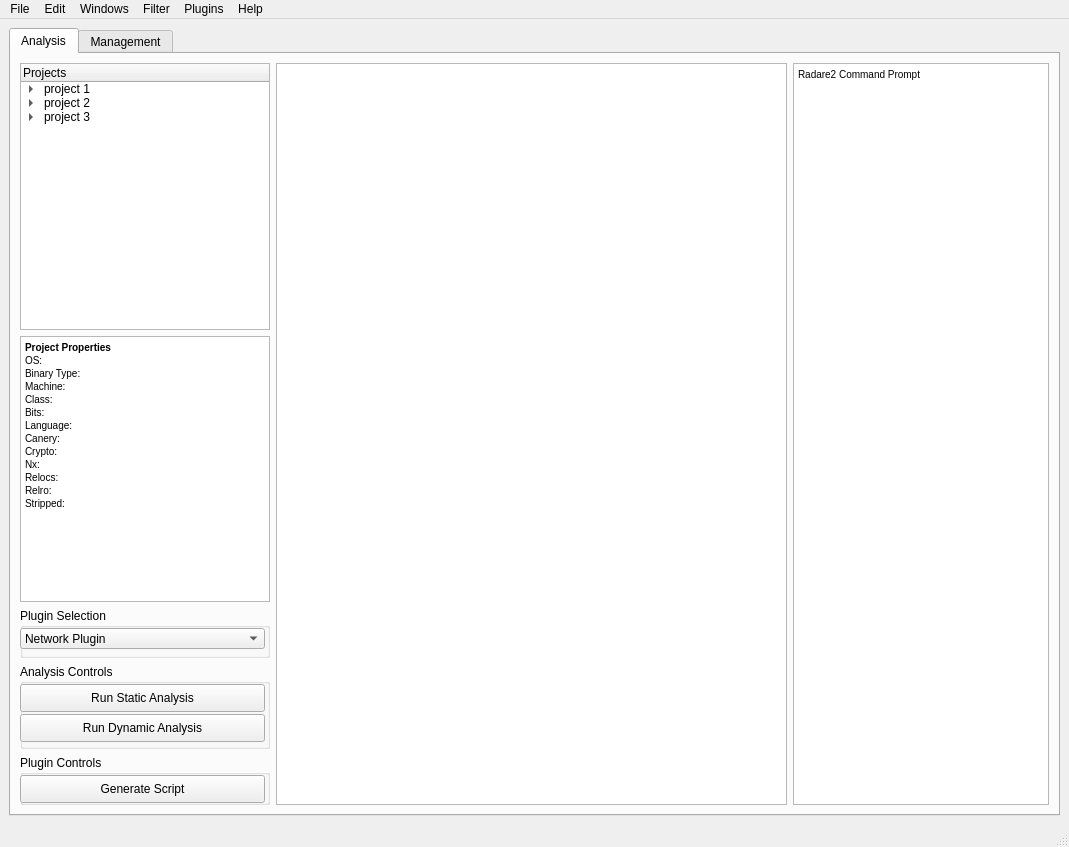
<?xml version="1.0" encoding="UTF-8"?>
<ui version="4.0">
 <class>BATT5</class>
 <widget class="QMainWindow" name="BATT5">
  <property name="geometry">
   <rect>
    <x>0</x>
    <y>0</y>
    <width>1069</width>
    <height>847</height>
   </rect>
  </property>
  <property name="windowTitle">
   <string>MainWindow</string>
  </property>
  <widget class="QWidget" name="centralwidget">
   <layout class="QGridLayout" name="gridLayout">
    <item row="0" column="1" rowspan="8">
     <widget class="QTabWidget" name="tabs">
      <property name="currentIndex">
       <number>0</number>
      </property>
      <widget class="QWidget" name="analysis_tab">
       <attribute name="title">
        <string>Analysis</string>
       </attribute>
       <layout class="QHBoxLayout" name="horizontalLayout_2">
        <item>
         <layout class="QHBoxLayout" name="horizontalLayout_3">
          <item>
           <layout class="QVBoxLayout" name="verticalLayout">
            <item alignment="Qt::AlignLeft">
             <widget class="QTreeWidget" name="projectNavigator">
              <property name="minimumSize">
               <size>
                <width>250</width>
                <height>0</height>
               </size>
              </property>
              <property name="maximumSize">
               <size>
                <width>250</width>
                <height>16777215</height>
               </size>
              </property>
              <column>
               <property name="text">
                <string>Projects</string>
               </property>
              </column>
              <item>
               <property name="text">
                <string>project 1</string>
               </property>
               <item>
                <property name="text">
                 <string>C:users/custom_path/executable.exe</string>
                </property>
               </item>
              </item>
              <item>
               <property name="text">
                <string>project 2</string>
               </property>
               <item>
                <property name="text">
                 <string>C:path/some/random/path/ping.exe</string>
                </property>
               </item>
              </item>
              <item>
               <property name="text">
                <string>project 3</string>
               </property>
               <item>
                <property name="text">
                 <string>C:Documents/docs/idk/executable.exe</string>
                </property>
               </item>
              </item>
             </widget>
            </item>
            <item alignment="Qt::AlignLeft">
             <widget class="QTextBrowser" name="textBrowser">
              <property name="minimumSize">
               <size>
                <width>250</width>
                <height>0</height>
               </size>
              </property>
              <property name="maximumSize">
               <size>
                <width>250</width>
                <height>16777215</height>
               </size>
              </property>
              <property name="html">
               <string>&lt;!DOCTYPE HTML PUBLIC &quot;-//W3C//DTD HTML 4.0//EN&quot; &quot;http://www.w3.org/TR/REC-html40/strict.dtd&quot;&gt;
&lt;html&gt;&lt;head&gt;&lt;meta name=&quot;qrichtext&quot; content=&quot;1&quot; /&gt;&lt;style type=&quot;text/css&quot;&gt;
p, li { white-space: pre-wrap; }
&lt;/style&gt;&lt;/head&gt;&lt;body style=&quot; font-family:'MS Shell Dlg 2'; font-size:7.8pt; font-weight:400; font-style:normal;&quot;&gt;
&lt;p style=&quot; margin-top:0px; margin-bottom:0px; margin-left:0px; margin-right:0px; -qt-block-indent:0; text-indent:0px;&quot;&gt;&lt;span style=&quot; font-weight:600;&quot;&gt;Project Properties&lt;/span&gt;&lt;/p&gt;
&lt;p style=&quot; margin-top:0px; margin-bottom:0px; margin-left:0px; margin-right:0px; -qt-block-indent:0; text-indent:0px;&quot;&gt;OS: &lt;/p&gt;
&lt;p style=&quot; margin-top:0px; margin-bottom:0px; margin-left:0px; margin-right:0px; -qt-block-indent:0; text-indent:0px;&quot;&gt;Binary Type:&lt;/p&gt;
&lt;p style=&quot; margin-top:0px; margin-bottom:0px; margin-left:0px; margin-right:0px; -qt-block-indent:0; text-indent:0px;&quot;&gt;Machine:&lt;/p&gt;
&lt;p style=&quot; margin-top:0px; margin-bottom:0px; margin-left:0px; margin-right:0px; -qt-block-indent:0; text-indent:0px;&quot;&gt;Class:&lt;/p&gt;
&lt;p style=&quot; margin-top:0px; margin-bottom:0px; margin-left:0px; margin-right:0px; -qt-block-indent:0; text-indent:0px;&quot;&gt;Bits:&lt;/p&gt;
&lt;p style=&quot; margin-top:0px; margin-bottom:0px; margin-left:0px; margin-right:0px; -qt-block-indent:0; text-indent:0px;&quot;&gt;Language:&lt;/p&gt;
&lt;p style=&quot; margin-top:0px; margin-bottom:0px; margin-left:0px; margin-right:0px; -qt-block-indent:0; text-indent:0px;&quot;&gt;Canery:&lt;/p&gt;
&lt;p style=&quot; margin-top:0px; margin-bottom:0px; margin-left:0px; margin-right:0px; -qt-block-indent:0; text-indent:0px;&quot;&gt;Crypto:&lt;/p&gt;
&lt;p style=&quot; margin-top:0px; margin-bottom:0px; margin-left:0px; margin-right:0px; -qt-block-indent:0; text-indent:0px;&quot;&gt;Nx:&lt;/p&gt;
&lt;p style=&quot; margin-top:0px; margin-bottom:0px; margin-left:0px; margin-right:0px; -qt-block-indent:0; text-indent:0px;&quot;&gt;Relocs:&lt;/p&gt;
&lt;p style=&quot; margin-top:0px; margin-bottom:0px; margin-left:0px; margin-right:0px; -qt-block-indent:0; text-indent:0px;&quot;&gt;Relro:&lt;/p&gt;
&lt;p style=&quot; margin-top:0px; margin-bottom:0px; margin-left:0px; margin-right:0px; -qt-block-indent:0; text-indent:0px;&quot;&gt;Stripped:&lt;/p&gt;&lt;/body&gt;&lt;/html&gt;</string>
              </property>
             </widget>
            </item>
            <item>
             <widget class="QGroupBox" name="groupBox_3">
              <property name="minimumSize">
               <size>
                <width>250</width>
                <height>50</height>
               </size>
              </property>
              <property name="maximumSize">
               <size>
                <width>250</width>
                <height>16777215</height>
               </size>
              </property>
              <property name="title">
               <string>Plugin Selection</string>
              </property>
              <widget class="QComboBox" name="comboBox">
               <property name="geometry">
                <rect>
                 <x>0</x>
                 <y>20</y>
                 <width>245</width>
                 <height>21</height>
                </rect>
               </property>
               <property name="minimumSize">
                <size>
                 <width>245</width>
                 <height>0</height>
                </size>
               </property>
               <property name="maximumSize">
                <size>
                 <width>245</width>
                 <height>16777215</height>
                </size>
               </property>
               <item>
                <property name="text">
                 <string>Network Plugin</string>
                </property>
               </item>
               <item>
                <property name="text">
                 <string>Encryption Plugin</string>
                </property>
               </item>
               <item>
                <property name="text">
                 <string>Graph Plugin</string>
                </property>
               </item>
              </widget>
             </widget>
            </item>
            <item alignment="Qt::AlignLeft">
             <widget class="QGroupBox" name="groupBox">
              <property name="minimumSize">
               <size>
                <width>250</width>
                <height>85</height>
               </size>
              </property>
              <property name="maximumSize">
               <size>
                <width>250</width>
                <height>16777215</height>
               </size>
              </property>
              <property name="title">
               <string>Analysis Controls</string>
              </property>
              <widget class="QPushButton" name="staticAnalysisButton">
               <property name="geometry">
                <rect>
                 <x>0</x>
                 <y>20</y>
                 <width>245</width>
                 <height>28</height>
                </rect>
               </property>
               <property name="text">
                <string>Run Static Analysis</string>
               </property>
              </widget>
              <widget class="QPushButton" name="DynamicAnalysisButton">
               <property name="geometry">
                <rect>
                 <x>0</x>
                 <y>50</y>
                 <width>245</width>
                 <height>28</height>
                </rect>
               </property>
               <property name="text">
                <string>Run Dynamic Analysis</string>
               </property>
              </widget>
             </widget>
            </item>
            <item>
             <widget class="QGroupBox" name="groupBox_2">
              <property name="minimumSize">
               <size>
                <width>250</width>
                <height>50</height>
               </size>
              </property>
              <property name="maximumSize">
               <size>
                <width>250</width>
                <height>16777215</height>
               </size>
              </property>
              <property name="title">
               <string>Plugin Controls</string>
              </property>
              <widget class="QPushButton" name="GenerateScriptButton">
               <property name="geometry">
                <rect>
                 <x>0</x>
                 <y>20</y>
                 <width>245</width>
                 <height>28</height>
                </rect>
               </property>
               <property name="text">
                <string>Generate Script</string>
               </property>
              </widget>
             </widget>
            </item>
           </layout>
          </item>
         </layout>
        </item>
        <item>
         <layout class="QHBoxLayout" name="horizontalLayout">
          <item>
           <widget class="QTextEdit" name="textEdit_2"/>
          </item>
         </layout>
        </item>
        <item>
         <layout class="QHBoxLayout" name="horizontalLayout_4">
          <item alignment="Qt::AlignRight">
           <widget class="QTextEdit" name="textEdit">
            <property name="html">
             <string>&lt;!DOCTYPE HTML PUBLIC &quot;-//W3C//DTD HTML 4.0//EN&quot; &quot;http://www.w3.org/TR/REC-html40/strict.dtd&quot;&gt;
&lt;html&gt;&lt;head&gt;&lt;meta name=&quot;qrichtext&quot; content=&quot;1&quot; /&gt;&lt;style type=&quot;text/css&quot;&gt;
p, li { white-space: pre-wrap; }
&lt;/style&gt;&lt;/head&gt;&lt;body style=&quot; font-family:'MS Shell Dlg 2'; font-size:7.8pt; font-weight:400; font-style:normal;&quot;&gt;
&lt;p style=&quot; margin-top:0px; margin-bottom:0px; margin-left:0px; margin-right:0px; -qt-block-indent:0; text-indent:0px;&quot;&gt;Radare2 Command Prompt&lt;/p&gt;&lt;/body&gt;&lt;/html&gt;</string>
            </property>
           </widget>
          </item>
         </layout>
        </item>
       </layout>
      </widget>
      <widget class="QWidget" name="management_tab">
       <attribute name="title">
        <string>Management</string>
       </attribute>
      </widget>
     </widget>
    </item>
   </layout>
  </widget>
  <widget class="QMenuBar" name="menubar">
   <property name="geometry">
    <rect>
     <x>0</x>
     <y>0</y>
     <width>1069</width>
     <height>26</height>
    </rect>
   </property>
   <widget class="QMenu" name="menuWhat">
    <property name="title">
     <string>File</string>
    </property>
    <addaction name="actionNew_Project"/>
    <addaction name="actionSave"/>
   </widget>
   <widget class="QMenu" name="menuWhat2">
    <property name="title">
     <string>Edit</string>
    </property>
   </widget>
   <widget class="QMenu" name="menuPlugins">
    <property name="title">
     <string>Windows</string>
    </property>
   </widget>
   <widget class="QMenu" name="menuPoints_of_Interest">
    <property name="title">
     <string>Filter</string>
    </property>
   </widget>
   <widget class="QMenu" name="menuDocumentation">
    <property name="title">
     <string>Plugins</string>
    </property>
   </widget>
   <widget class="QMenu" name="menuHelp">
    <property name="title">
     <string>Help</string>
    </property>
   </widget>
   <addaction name="menuWhat"/>
   <addaction name="menuWhat2"/>
   <addaction name="menuPlugins"/>
   <addaction name="menuPoints_of_Interest"/>
   <addaction name="menuDocumentation"/>
   <addaction name="menuHelp"/>
  </widget>
  <widget class="QStatusBar" name="statusbar"/>
  <action name="actionNew_Project">
   <property name="text">
    <string>New Project</string>
   </property>
  </action>
  <action name="actionSave">
   <property name="text">
    <string>Save</string>
   </property>
  </action>
 </widget>
 <resources/>
 <connections/>
</ui>
